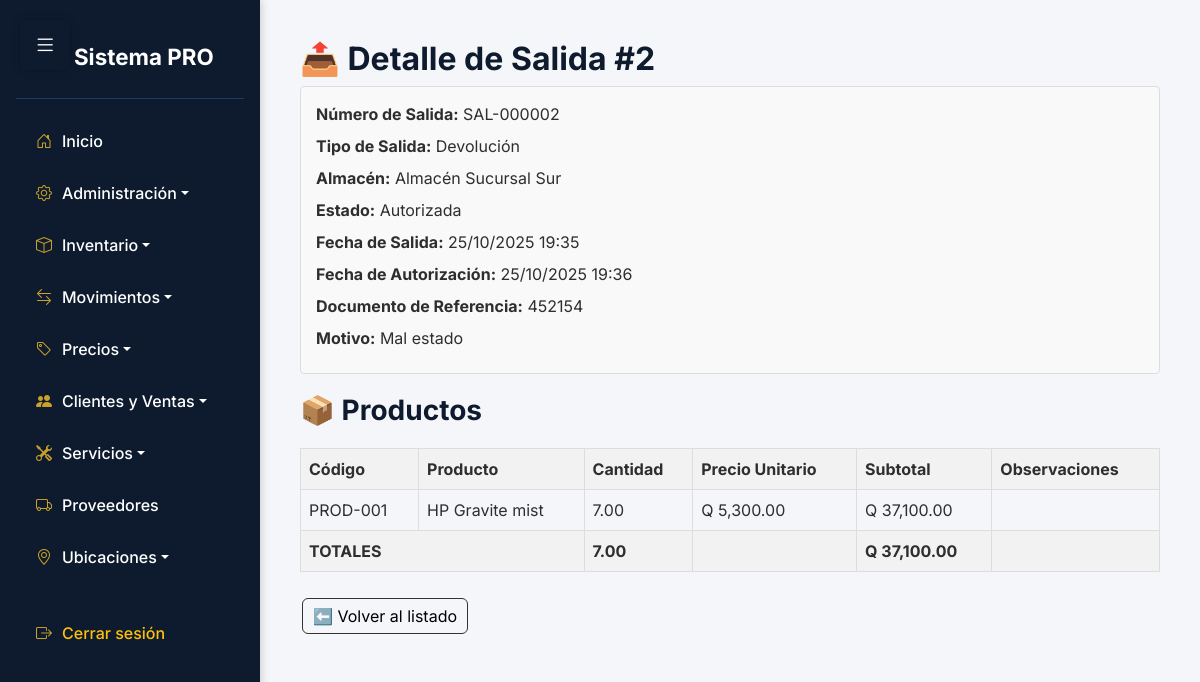
The app's page /app/vista/Salidas/ver.php?id=2 (signed in) with its own data.
### tables this page shows
CREATE TABLE `salidas_almacen` (
  `id` int NOT NULL,
  `numero_salida` varchar(50) NOT NULL,
  `almacen_id` int NOT NULL,
  `tipo_salida_id` int NOT NULL,
  `fecha_salida` datetime NOT NULL DEFAULT CURRENT_TIMESTAMP,
  `fecha_autorizacion` datetime DEFAULT NULL,
  `motivo` text,
  `documento_referencia` varchar(100) DEFAULT NULL COMMENT 'Factura, orden, etc.',
  `usuario_registra_id` int NOT NULL,
  `usuario_autoriza_id` int DEFAULT NULL,
  `estado_id` int NOT NULL DEFAULT '1',
  `creado_en` datetime DEFAULT CURRENT_TIMESTAMP,
  `actualizado_en` datetime DEFAULT CURRENT_TIMESTAMP ON UPDATE CURRENT_TIMESTAMP
);

CREATE TABLE `tipos_salida` (
  `id` int NOT NULL,
  `nombre` varchar(50) NOT NULL,
  `descripcion` text,
  `requiere_autorizacion` tinyint(1) DEFAULT '1',
  `estado_id` int NOT NULL DEFAULT '1',
  `usuario_creador_id` int DEFAULT NULL,
  `usuario_modificador_id` int DEFAULT NULL,
  `creado_en` datetime DEFAULT CURRENT_TIMESTAMP,
  `actualizado_en` datetime DEFAULT CURRENT_TIMESTAMP ON UPDATE CURRENT_TIMESTAMP
);

CREATE TABLE `almacenes` (
  `id` int NOT NULL,
  `codigo` varchar(20) NOT NULL,
  `nombre` varchar(100) NOT NULL,
  `ubicacion` text,
  `descripcion` text,
  `responsable_usuario_id` int DEFAULT NULL,
  `estado_id` int NOT NULL DEFAULT '1',
  `usuario_creador_id` int DEFAULT NULL,
  `usuario_modificador_id` int DEFAULT NULL,
  `creado_en` datetime DEFAULT CURRENT_TIMESTAMP,
  `actualizado_en` datetime DEFAULT CURRENT_TIMESTAMP ON UPDATE CURRENT_TIMESTAMP
);

CREATE TABLE `estados` (
  `id` int NOT NULL,
  `nombre` varchar(50) NOT NULL,
  `descripcion` text,
  `aplica_a` varchar(100) DEFAULT NULL COMMENT 'A qué entidades aplica este estado',
  `creado_en` datetime DEFAULT CURRENT_TIMESTAMP,
  `actualizado_en` datetime DEFAULT CURRENT_TIMESTAMP ON UPDATE CURRENT_TIMESTAMP
);

CREATE TABLE `salidas_detalle` (
  `id` int NOT NULL,
  `salida_id` int NOT NULL,
  `producto_id` int NOT NULL,
  `cantidad` decimal(10,2) NOT NULL,
  `precio_unitario` decimal(10,2) DEFAULT NULL,
  `observaciones` text
);

CREATE TABLE `productos` (
  `id` int NOT NULL,
  `codigo` varchar(50) NOT NULL,
  `nombre` varchar(200) NOT NULL,
  `descripcion` text,
  `categoria_id` int NOT NULL,
  `unidad_medida_id` int NOT NULL,
  `proveedor_id` int DEFAULT NULL,
  `peso` decimal(10,2) DEFAULT NULL COMMENT 'Peso en kilogramos',
  `imagen_url` varchar(255) DEFAULT NULL,
  `estado_id` int NOT NULL DEFAULT '1',
  `usuario_creador_id` int DEFAULT NULL,
  `usuario_modificador_id` int DEFAULT NULL,
  `creado_en` datetime DEFAULT CURRENT_TIMESTAMP,
  `actualizado_en` datetime DEFAULT CURRENT_TIMESTAMP ON UPDATE CURRENT_TIMESTAMP
);

### app/Conexion/Conexion.php (called while the page is built)
<?php
class Conexion {
    private $conexion;
    private $host = 'localhost';
    private $dbName = 'aegis';
    private $username = 'root';
    private $password = '';
    public function __construct() {
        try {
            $this->conexion = new PDO(
                "mysql:host=$this->host;dbname=$this->dbName",
                $this->username,
                $this->password
            );
            $this->conexion->setAttribute(PDO::ATTR_ERRMODE, PDO::ERRMODE_EXCEPTION);
        } catch (PDOException $e) {
            die("Error de conexión: " . $e->getMessage());
        }
    }
    public function getConexion() {
        return $this->conexion;
    }
}
?>

### app/Modelo/SalidasAlmacen.php (called while the page is built, shortened)
<?php
require_once __DIR__ . '/../Conexion/Conexion.php';
class SalidasAlmacen {
    private $conexion;
    public function __construct() {
        $this->conexion = new Conexion();
        $this->verificarEstados();
        $this->verificarTiposSalida();
    }
    private function verificarEstados() {
        $estadosNecesarios = [
            ['nombre' => 'Registrada', 'descripcion' => 'Salida registrada pendiente de autorización'],
            ['nombre' => 'Autorizada', 'descripcion' => 'Salida autorizada y procesada'],
            ['nombre' => 'Cancelada', 'descripcion' => 'Salida cancelada']
        ];
        foreach ($estadosNecesarios as $estado) {
            $sql = "SELECT id FROM estados WHERE nombre = ? LIMIT 1";
            $stmt = $this->conexion->getConexion()->prepare($sql);
            $stmt->execute([$estado['nombre']]);
        }
    }
    private function verificarTiposSalida() {
        $tiposNecesarios = [
            ['nombre' => 'Venta', 'descripcion' => 'Salida por venta a cliente', 'requiere_autorizacion' => 0],
            ['nombre' => 'Devolución Proveedor', 'descripcion' => 'Devolución de mercadería a proveedor', 'requiere_autorizacion' => 1],
            ['nombre' => 'Ajuste Inventario', 'descripcion' => 'Ajuste negativo de inventario', 'requiere_autorizacion' => 1],
            ['nombre' => 'Merma', 'descripcion' => 'Salida por merma o pérdida', 'requiere_autorizacion' => 1],
            ['nombre' => 'Transferencia Salida', 'descripcion' => 'Salida por transferencia entre almacenes', 'requiere_autorizacion' => 0],
            ['nombre' => 'Consumo Interno', 'descripcion' => 'Consumo interno de productos', 'requiere_autorizacion' => 1]
        ];
        $estadoActivo = $this->obtenerEstadoPorNombre('Activo') ?? 1;
        foreach ($tiposNecesarios as $tipo) {
            $sql = "SELECT id FROM tipos_salida WHERE nombre = ? LIMIT 1";
            $stmt = $this->conexion->getConexion()->prepare($sql);
            $stmt->execute([$tipo['nombre']]);
        }
    }
    public function obtener($id) {
        $sql = "SELECT sa.*,
                       a.nombre AS almacen,
                       ts.nombre AS tipo_salida,
                       ts.requiere_autorizacion,
                       e.nombre AS estado
                FROM salidas_almacen sa
                INNER JOIN almacenes a ON sa.almacen_id = a.id
                INNER JOIN tipos_salida ts ON sa.tipo_salida_id = ts.id
                INNER JOIN estados e ON sa.estado_id = e.id
                WHERE sa.id = ?";
        $stmt = $this->conexion->getConexion()->prepare($sql);
        $stmt->execute([$id]);
        return $stmt->fetch(PDO::FETCH_ASSOC);
    }
    public function obtenerDetalle($salida_id) {
        $sql = "SELECT sd.id,
                       sd.salida_id,
                       sd.producto_id,
                       p.nombre AS producto,
                       p.codigo AS codigo_producto,
                       sd.cantidad,
                       sd.precio_unitario,
                       (sd.cantidad * sd.precio_unitario) AS subtotal,
                       sd.observaciones
                FROM salidas_detalle sd
                INNER JOIN productos p ON sd.producto_id = p.id
                WHERE sd.salida_id = ?";
        $stmt = $this->conexion->getConexion()->prepare($sql);
        $stmt->execute([$salida_id]);
        return $stmt->fetchAll(PDO::FETCH_ASSOC);
    }
    private function obtenerEstadoPorNombre($nombre) {
        $sql = "SELECT id FROM estados WHERE nombre = ? LIMIT 1";
        $stmt = $this->conexion->getConexion()->prepare($sql);
        $stmt->execute([$nombre]);
        $resultado = $stmt->fetch(PDO::FETCH_ASSOC);
        return $resultado ? $resultado['id'] : null;
    }
}

### app/Controlador/SalidasAlmacenControlador.php (called while the page is built, shortened)
<?php
require_once __DIR__ . '/../Modelo/SalidasAlmacen.php';
class SalidasAlmacenControlador {
    private $modelo;
    public function __construct() {
        $this->modelo = new SalidasAlmacen();
    }
    public function obtener($id) {
        return $this->modelo->obtener($id);
    }
    public function obtenerDetalle($id) {
        return $this->modelo->obtenerDetalle($id);
    }
}

### app/Vista/Salidas/ver.php (the view, shortened to what this page needs)
<?php
require_once '../../Controlador/SalidasAlmacenControlador.php';
require_once '../../../includes/sidebar.php';
$controlador = new SalidasAlmacenControlador();
$id = $_GET['id'] ?? null;
try {
    $salida   = $controlador->obtener($id);
    $detalle  = $controlador->obtenerDetalle($id);
} catch (Exception $e) {
    header('Location: listar.php?error=' . urlencode($e->getMessage()));
    exit;
}
$total_cantidad  = 0;
$total_valor     = 0;
foreach ($detalle as $item) {
    $total_cantidad += $item['cantidad'];
    $total_valor    += $item['subtotal'];
}
?>
<h2>📤 Detalle de Salida #<?= $salida['id'] ?></h2>
<div class="info-box">
    <div class="info-row"><strong>Número de Salida:</strong> <?= htmlspecialchars($salida['numero_salida']) ?></div>
    <div class="info-row"><strong>Tipo de Salida:</strong> <?= htmlspecialchars($salida['tipo_salida']) ?></div>
    <div class="info-row"><strong>Almacén:</strong> <?= htmlspecialchars($salida['almacen']) ?></div>
    <div class="info-row"><strong>Estado:</strong> <?= htmlspecialchars($salida['estado']) ?></div>
    <div class="info-row"><strong>Fecha de Salida:</strong> <?= date('d/m/Y H:i', strtotime($salida['fecha_salida'])) ?></div>
    <?php if ($salida['fecha_autorizacion']): ?>
        <div class="info-row"><strong>Fecha de Autorización:</strong> <?= date('d/m/Y H:i', strtotime($salida['fecha_autorizacion'])) ?></div>
    <?php endif; ?>
    <div class="info-row"><strong>Documento de Referencia:</strong> <?= htmlspecialchars($salida['documento_referencia'] ?? '') ?></div>
    <div class="info-row"><strong>Motivo:</strong> <?= htmlspecialchars($salida['motivo'] ?? '') ?></div>
</div>
<h3>📦 Productos</h3>
<table>
    <thead>
        <tr>
            <th>Código</th>
            <th>Producto</th>
            <th>Cantidad</th>
            <th>Precio Unitario</th>
            <th>Subtotal</th>
            <th>Observaciones</th>
        </tr>
    </thead>
    <tbody>
        <?php if (empty($detalle)): ?>
            <tr><td colspan="6" style="text-align:center;">No hay productos en esta salida</td></tr>
        <?php else: ?>
            <?php foreach ($detalle as $item): ?>
                <tr>
                    <td><?= htmlspecialchars($item['codigo_producto'] ?? '') ?></td>
                    <td><?= htmlspecialchars($item['producto'] ?? '') ?></td>
                    <td><?= number_format($item['cantidad'], 2) ?></td>
                    <td>Q <?= number_format($item['precio_unitario'], 2) ?></td>
                    <td>Q <?= number_format($item['subtotal'], 2) ?></td>
                    <td><?= htmlspecialchars($item['observaciones'] ?? '') ?></td>
                </tr>
            <?php endforeach; ?>
            <tr class="total-row">
                <td colspan="2">TOTALES</td>
                <td><?= number_format($total_cantidad, 2) ?></td>
                <td></td>
                <td>Q <?= number_format($total_valor, 2) ?></td>
                <td></td>
            </tr>
        <?php endif; ?>
    </tbody>
</table>
<br>
<a href="listar.php" class="btn">⬅️ Volver al listado</a>

### includes/sidebar.php (style rules this page uses)
:root { --sidebar-bg: #0e1b2f; --sidebar-hover: #1f3a5f; --accent-gold: #c9a227; --body-bg: #f4f6f9; --text-light: #ffffff; --text-dark: #2e2e2e; }
body { font-family: 'Inter', sans-serif; background-color: var(--body-bg); color: var(--text-dark); margin: 0; padding: 0; }
h1, h2, h3 { color: var(--sidebar-bg); font-weight: 700; }

### app/Vista/Salidas/ver.php (style rules this page uses)
.info-box { border:1px solid #ddd; padding:15px; margin-bottom:20px; background:#f9f9f9; border-radius:4px; }
.info-row { margin-bottom:8px; }
table { width:100%; border-collapse:collapse; margin-top:20px; }
th,td { border:1px solid #ddd; padding:8px; text-align:left; }
th { background:#f2f2f2; }
.total-row { font-weight:bold;background:#f2f2f2; }
.btn { padding:5px 10px; margin:2px; text-decoration:none; border:1px solid #333; display:inline-block; color:#000; }

### records on screen
salidas_almacen: id "2", numero_salida "SAL-000002", tipo_salida.nombre "Devolución", almacen.nombre "Almacén Sucursal Sur", estado.nombre "Autorizada", fecha_salida "25/10/2025 19:35", fecha_autorizacion "25/10/2025 19:36", documento_referencia "452154", motivo "Mal estado"
salidas_detalle: producto.codigo "PROD-001", producto.nombre "HP Gravite mist", cantidad "7.00", precio_unitario "5,300.00", subtotal "37,100.00"

### other values on screen
$total_cantidad "7.00"
$total_valor "37,100.00"
